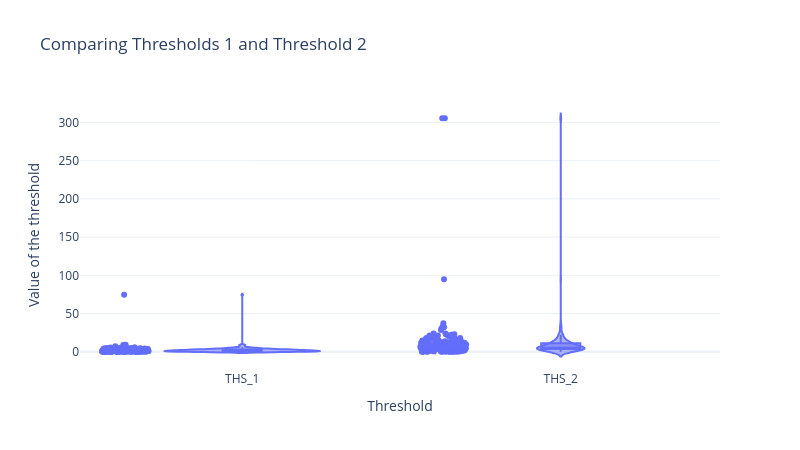

The cell this chart's notebook holds for it:
### Code cell
tmp = df_ths[["THS_1","THS_2"]].melt(
    var_name="Threshold", value_name="Value"
).dropna()

fig = px.violin(
    tmp,
    x="Threshold",
    y="Value",
    box=True,          # agrega boxplot adentro
    points="all",      # puntos (puedes poner "outliers" si hay muchos)
    title="Comparing Thresholds 1 and Threshold 2"
)

fig.update_layout(
    template="plotly_white",
    width=800,
    height=450,
    yaxis_title="Value of the threshold"
)

fig.show()

### Figure 1 — Plotly figure (JSON) as saved in the notebook; plotly's stock layout.template omitted (floating-point values rounded to 4 significant figures; data arrays with more than 128 entries replaced by an {"elided": "..."} marker saying what was removed)
{"data": [{"alignmentgroup": "True", "box": {"visible": true}, "hovertemplate": "Threshold=%{x}<br>Value=%{y}<extra></extra>", "legendgroup": "", "marker": {"color": "#636efa"}, "name": "", "offsetgroup": "", "orientation": "v", "points": "all", "scalegroup": "True", "showlegend": false, "type": "violin", "x": {"elided": "438 str values"}, "x0": " ", "xaxis": "x", "y": {"elided": "438 float values"}, "y0": " ", "yaxis": "y"}], "layout": {"height": 450, "legend": {"tracegroupgap": 0}, "title": {"text": "Comparing Thresholds 1 and Threshold 2"}, "violinmode": "group", "width": 800, "xaxis": {"anchor": "y", "domain": [0, 1], "title": {"text": "Threshold"}}, "yaxis": {"anchor": "x", "domain": [0, 1], "title": {"text": "Value of the threshold"}}}}
